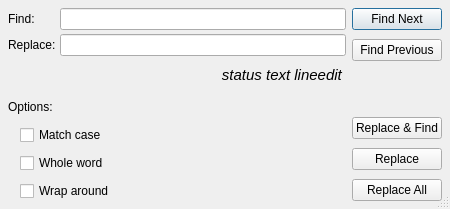
<?xml version="1.0" encoding="UTF-8"?>
<ui version="4.0">
 <class>QtSLiMFindPanel</class>
 <widget class="QDialog" name="QtSLiMFindPanel">
  <property name="geometry">
   <rect>
    <x>0</x>
    <y>0</y>
    <width>450</width>
    <height>209</height>
   </rect>
  </property>
  <property name="sizePolicy">
   <sizepolicy hsizetype="Preferred" vsizetype="Minimum">
    <horstretch>0</horstretch>
    <verstretch>0</verstretch>
   </sizepolicy>
  </property>
  <property name="minimumSize">
   <size>
    <width>450</width>
    <height>0</height>
   </size>
  </property>
  <property name="windowTitle">
   <string>Find &amp; Replace</string>
  </property>
  <property name="sizeGripEnabled">
   <bool>true</bool>
  </property>
  <layout class="QHBoxLayout" name="horizontalLayout">
   <property name="leftMargin">
    <number>8</number>
   </property>
   <property name="topMargin">
    <number>8</number>
   </property>
   <property name="rightMargin">
    <number>8</number>
   </property>
   <property name="bottomMargin">
    <number>8</number>
   </property>
   <item>
    <layout class="QVBoxLayout" name="verticalLayout_2">
     <property name="spacing">
      <number>4</number>
     </property>
     <item>
      <layout class="QGridLayout" name="gridLayout">
       <item row="1" column="0">
        <widget class="QLabel" name="replaceLabel">
         <property name="text">
          <string>Replace:</string>
         </property>
        </widget>
       </item>
       <item row="0" column="0">
        <widget class="QLabel" name="findLabel">
         <property name="text">
          <string>Find:</string>
         </property>
        </widget>
       </item>
       <item row="0" column="1">
        <widget class="QLineEdit" name="findTextLineEdit"/>
       </item>
       <item row="1" column="1">
        <widget class="QLineEdit" name="replaceTextLineEdit"/>
       </item>
      </layout>
     </item>
     <item>
      <widget class="QLabel" name="statusText">
       <property name="font">
        <font>
         <pointsize>11</pointsize>
         <italic>true</italic>
        </font>
       </property>
       <property name="text">
        <string>status text lineedit </string>
       </property>
       <property name="alignment">
        <set>Qt::AlignRight|Qt::AlignTrailing|Qt::AlignVCenter</set>
       </property>
      </widget>
     </item>
     <item>
      <widget class="QLabel" name="optionsLabel">
       <property name="text">
        <string>Options:</string>
       </property>
      </widget>
     </item>
     <item>
      <layout class="QVBoxLayout" name="verticalLayout_3">
       <property name="spacing">
        <number>8</number>
       </property>
       <property name="leftMargin">
        <number>12</number>
       </property>
       <item>
        <widget class="QCheckBox" name="matchCaseCheckBox">
         <property name="focusPolicy">
          <enum>Qt::NoFocus</enum>
         </property>
         <property name="text">
          <string>Match case</string>
         </property>
        </widget>
       </item>
       <item>
        <widget class="QCheckBox" name="wholeWordCheckBox">
         <property name="focusPolicy">
          <enum>Qt::NoFocus</enum>
         </property>
         <property name="text">
          <string>Whole word</string>
         </property>
        </widget>
       </item>
       <item>
        <widget class="QCheckBox" name="wrapAroundCheckBox">
         <property name="focusPolicy">
          <enum>Qt::NoFocus</enum>
         </property>
         <property name="text">
          <string>Wrap around</string>
         </property>
        </widget>
       </item>
      </layout>
     </item>
    </layout>
   </item>
   <item>
    <layout class="QVBoxLayout" name="verticalLayout">
     <property name="spacing">
      <number>9</number>
     </property>
     <item>
      <widget class="QPushButton" name="findNextButton">
       <property name="focusPolicy">
        <enum>Qt::NoFocus</enum>
       </property>
       <property name="text">
        <string>Find Next</string>
       </property>
       <property name="default">
        <bool>true</bool>
       </property>
      </widget>
     </item>
     <item>
      <widget class="QPushButton" name="findPreviousButton">
       <property name="focusPolicy">
        <enum>Qt::NoFocus</enum>
       </property>
       <property name="text">
        <string>Find Previous</string>
       </property>
      </widget>
     </item>
     <item>
      <spacer name="verticalSpacer">
       <property name="orientation">
        <enum>Qt::Vertical</enum>
       </property>
       <property name="sizeHint" stdset="0">
        <size>
         <width>20</width>
         <height>0</height>
        </size>
       </property>
      </spacer>
     </item>
     <item>
      <widget class="QPushButton" name="replaceAndFindButton">
       <property name="focusPolicy">
        <enum>Qt::NoFocus</enum>
       </property>
       <property name="text">
        <string>Replace &amp;&amp; Find</string>
       </property>
      </widget>
     </item>
     <item>
      <widget class="QPushButton" name="replaceButton">
       <property name="focusPolicy">
        <enum>Qt::NoFocus</enum>
       </property>
       <property name="text">
        <string>Replace</string>
       </property>
      </widget>
     </item>
     <item>
      <widget class="QPushButton" name="replaceAllButton">
       <property name="focusPolicy">
        <enum>Qt::NoFocus</enum>
       </property>
       <property name="text">
        <string>Replace All</string>
       </property>
      </widget>
     </item>
    </layout>
   </item>
  </layout>
 </widget>
 <resources/>
 <connections/>
</ui>
